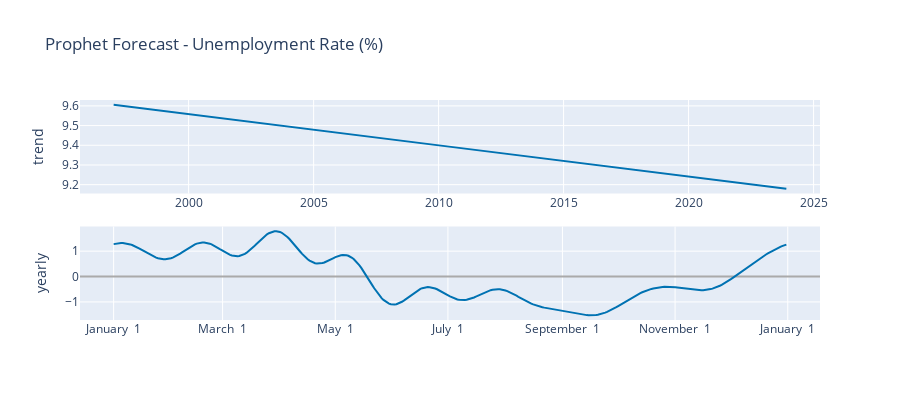

Notebook source saved alongside this figure:
### Code cell
# Generate plot
fig = plot_components_plotly(optimized_model, forecast)

# Add title and labels
fig.update_layout(
    title="Prophet Forecast - Unemployment Rate (%)",     
    font=dict(size=12),                      
)       

# Show plot
fig.show()

### Figure 1 — Plotly figure (JSON) as saved in the notebook; plotly's stock layout.template omitted (floating-point values rounded to 4 significant figures; data arrays with more than 128 entries replaced by an {"elided": "..."} marker saying what was removed)
{"data": [{"line": {"color": "#0072B2", "width": 2}, "mode": "lines", "name": "trend", "type": "scatter", "x": {"elided": "324 str values"}, "xaxis": "x", "y": {"elided": "324 float values"}, "yaxis": "y"}, {"line": {"color": "rgba(0, 114, 178, 0.2)", "width": 0}, "mode": "lines", "name": "trend_upper", "type": "scatter", "x": {"elided": "324 str values"}, "xaxis": "x", "y": {"elided": "324 float values"}, "yaxis": "y"}, {"fill": "tonexty", "fillcolor": "rgba(0, 114, 178, 0.2)", "line": {"color": "rgba(0, 114, 178, 0.2)", "width": 0}, "mode": "lines", "name": "trend_lower", "type": "scatter", "x": {"elided": "324 str values"}, "xaxis": "x", "y": {"elided": "324 float values"}, "yaxis": "y"}, {"line": {"color": "#0072B2", "width": 2}, "mode": "lines", "name": "yearly", "type": "scatter", "x": {"elided": "365 str values"}, "xaxis": "x2", "y": {"elided": "365 float values"}, "yaxis": "y2"}], "layout": {"font": {"size": 12}, "height": 400, "showlegend": false, "title": {"text": "Prophet Forecast - Unemployment Rate (%)"}, "width": 900, "xaxis": {"anchor": "y", "domain": [0, 1], "range": ["1995-08-28T13:12:00", "2025-04-04T10:48:00"], "type": "date"}, "xaxis2": {"anchor": "y2", "domain": [0, 1], "range": ["2016-12-13T18:54:02.958904115", "2018-01-18T11:04:57.863013581"], "tickformat": "%B %e", "type": "date"}, "yaxis": {"anchor": "x", "domain": [0.575, 1], "rangemode": "normal", "title": {"text": "trend"}, "zerolinecolor": "#AAA"}, "yaxis2": {"anchor": "x2", "domain": [0, 0.425], "title": {"text": "yearly"}, "zerolinecolor": "#AAA"}}}
